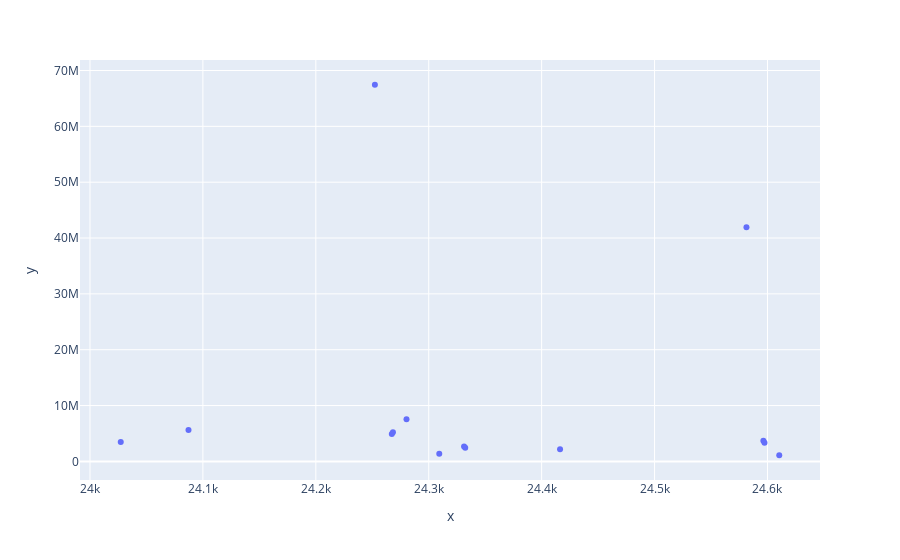

The cell this chart's notebook holds for it:
### Markdown cell above
# 25k Dots and their connections

### Code cell
df_phe_25k = df_phe[(df_phe.Mass > 23500) & (df_phe.Mass < 25000) & (df_phe.Vol > 1E6)]
px.scatter(x=df_phe_25k.Mass, y=df_phe_25k.Vol)

### Figure 1 — Plotly figure (JSON) as saved in the notebook; plotly's stock layout.template omitted (floating-point values rounded to 4 significant figures)
{"data": [{"hoverlabel": {"namelength": 0}, "hovertemplate": "x=%{x}<br>y=%{y}", "legendgroup": "", "marker": {"color": "#636efa", "symbol": "circle"}, "mode": "markers", "name": "", "showlegend": false, "type": "scatter", "x": [24030.0, 24090.0, 24250.0, 24270.0, 24270.0, 24280.0, 24310.0, 24330.0, 24330.0, 24420.0, 24580.0, 24600.0, 24600.0, 24610.0], "xaxis": "x", "y": [3460000.0, 5613000.0, 67450000.0, 4921000.0, 5196000.0, 7528000.0, 1376000.0, 2658000.0, 2428000.0, 2177000.0, 41920000.0, 3690000.0, 3341000.0, 1098000.0], "yaxis": "y"}], "layout": {"legend": {"tracegroupgap": 0}, "margin": {"t": 60}, "xaxis": {"anchor": "y", "domain": [0, 1], "title": {"text": "x"}}, "yaxis": {"anchor": "x", "domain": [0, 1], "title": {"text": "y"}}}}
